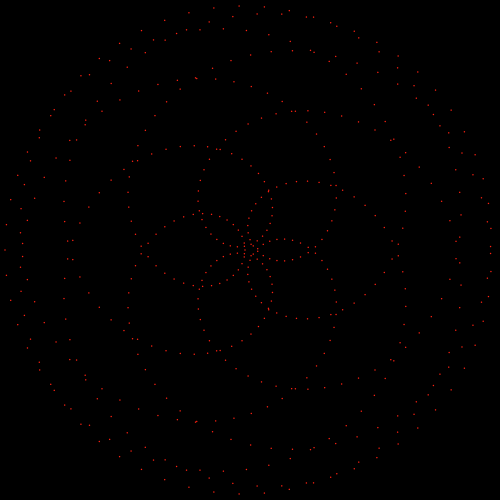
Frame 1 (no input)
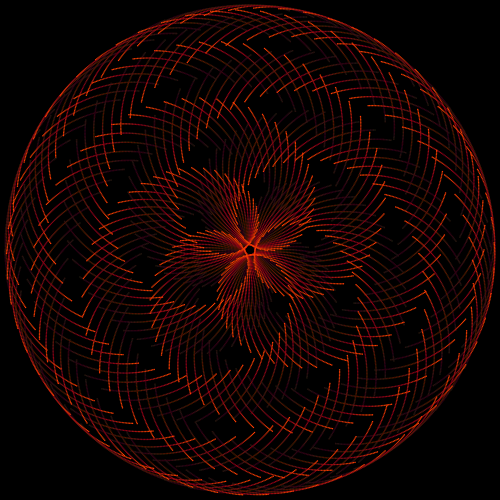
Frame 60 (the mouse pressed at the canvas centre just before this capture)
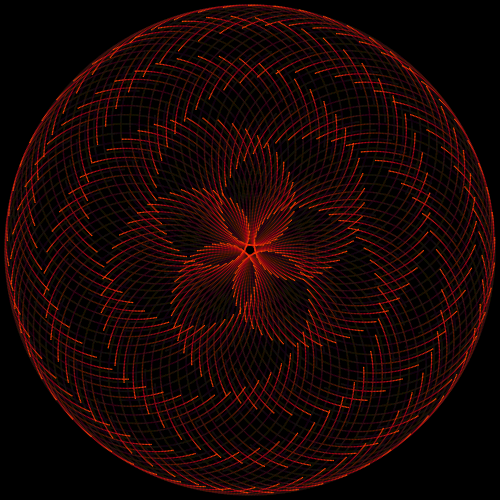
Frame 120 (the mouse held since frame 60 and released just before this capture)

The Processing sketch that drew these frames (run headless with seeded random() and noise(); from frame 60 on, the mouse is pressed at the canvas centre):

// Processing sketch: processing_128700
// ── processing_128700.pde

int nFrames = 512;
float phasor = 0.0;
float phasorInc = 1.0 / (float) nFrames;
ArrayList shapes;

class Shapes {
  PVector v;
  
  Shapes() {
    v = new PVector();
  }
  
  void update() {
  }
}


class Ring extends Shapes {
  float r;  // Radius
  
  Ring(float x, float y, float r_) {
    v.x = x;
    v.y = y;
    r = r_;
  }
  
  void update() {
    ellipse(v.x, v.y, r, r);
  }
 
}


void updatePhasor() {
  phasor += phasorInc;
  
  if (phasor >= 1.0) {
    phasor -= 1.0;
  }
}

PVector getVCoordinates(PVector v, float d, float a) {
  return new PVector(v.x + d * cos(a), v.y + d * sin(a)); 
}

PVector getVCoordinates(float x, float y, float d, float a) {
  return new PVector(x + d * cos(a), y + d * sin(a)); 
}

void setup() {
  size(500, 500);
  background(0);
  smooth();
  shapes = new ArrayList();

  int nShapes = 512;  
  for (int i = 0; i < nShapes; i++) {
    PVector v = getVCoordinates(width * 0.5, height * 0.5, width * 0.25, (float) i / (float) nShapes * TWO_PI * 46);
    shapes.add(new Ring(v.x, v.y, 1.5));
  }
}

void draw() {
  // Fade last frame
  noStroke();
  fill(0, 8);
  rect(0, 0, width, height);
  
  // Draw Shapes
  fill(lerpColor(color(255, 64, 0), color(255, 0, 32), (sin(phasor * TWO_PI * 16) + 1.0) / 2.0));

  noStroke();
  
  int lsSize = shapes.size();

  for (int i = 0; i < lsSize; i++) {
    pushMatrix();
    float xOffset = 120.0 * (sin(((float) i / (float) lsSize + phasor) * TWO_PI));
    float yOffset = 120.0 * (cos(((float) i / (float) lsSize + phasor) * TWO_PI));
    translate(xOffset, yOffset);
    
    Shapes thisShape = (Shapes) shapes.get(i);
    thisShape.update();
    popMatrix();
  }
    
  updatePhasor();
}
